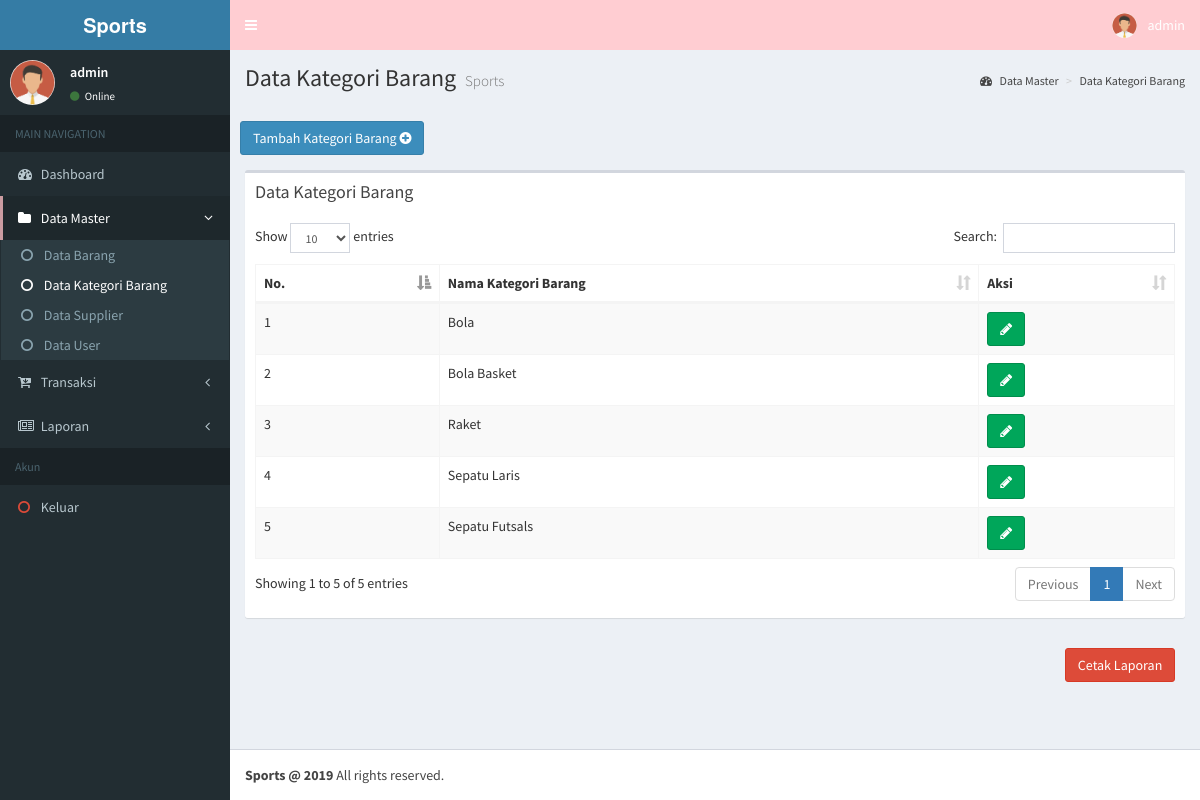
Page /?page=kategori (signed in) on the committed database.
### tables this page shows
CREATE TABLE `kategori` (
  `id_kategori` int(11) NOT NULL,
  `kategori` varchar(100) NOT NULL
);

### pages/kategori/kategori.php (the view, shortened to what this page needs)
<div class="content-wrapper">
  <section class="content-header">
    <h1>
    Data Kategori Barang
    <small>Sports</small>
    </h1>
    <ol class="breadcrumb">
      <li><a href="#"><i class="fa fa-dashboard"></i> Data Master</a></li>
      <li><a href="#">Data Kategori Barang</a></li>
    </ol>
  </section>
  <br>
  <div class="row">
    <div style="padding: 1%">
      <div class="col-md-2">
        <center><button class="btn btn-primary" id="btn_add">Tambah Kategori Barang <i class="fa fa-plus-circle"></i> </button></center>
      </div>
    </div>
  </div>
        </div>
        <section class="content">
          <div class="row">
            <div class="col-xs-12">
              <div class="box" style="overflow-y: auto;">
                <div class="box-header">
                  <h3 class="box-title">Data Kategori Barang</h3>
                  </div>
                  <div class="box-body">
                    <table id="example1" class="table table-bordered table-striped">
                      <thead>
                        <tr>
                          <th>No.</th>
                          <th>Nama Kategori Barang</th>
                          <th>Aksi</th>
                        </tr>
                      </thead>
                      <tbody>
                        <?php
                        $no=1;
                        $sql = "SELECT * from kategori";
                        $query = $connect->query($sql);
                        while ($data = $query->fetch(PDO::FETCH_OBJ)) {
                        ?>
                        <tr>
                          <td><?php echo $no++; ?></td>
                          <td><?php echo $data->kategori; ?></td>
                          <td>
                            <a href="?page=kategori&action=edit&edit=<?php echo $data->id_kategori; ?>" class="btn btn-success"><i class="fa fa-pencil"></i></a>
                          </td>
                          <?php } ?>
                        </tr>
                      </tbody>
                    </table>
                    </div>
                    </div>
                    </div>
                    </div>
                    <div class="row">
                    <div style="padding: 1%">
                      <div class="col-md-12">
                        <?php
                        $query = $connect->query("SELECT * from kategori");
                        $itung = $query->rowCount();
                        if ($itung>0) {
                        ?>
                        <a href="pages/kategori/print_kategori.php" class="btn btn-danger pull-right" target="_blank">Cetak Laporan</a>
                        <?php } ?>
                      </div>
                    </div>
                  </div>
                    </section>
                  </div>

### rows in the picture
kategori: kategori "Bola"
kategori: kategori "Bola Basket"
kategori: kategori "Raket"
kategori: kategori "Sepatu Laris"
kategori: kategori "Sepatu Futsals"

### other values in the picture
$_SESSION['username'] "admin"
